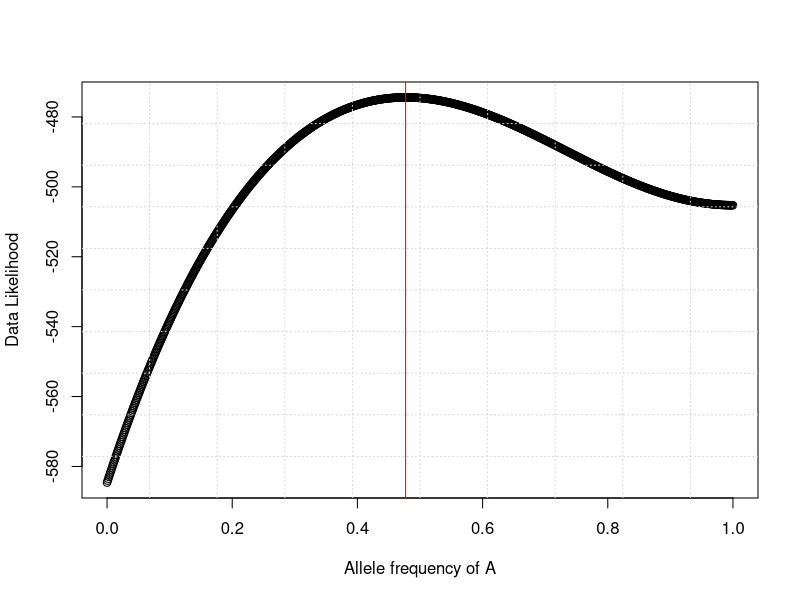
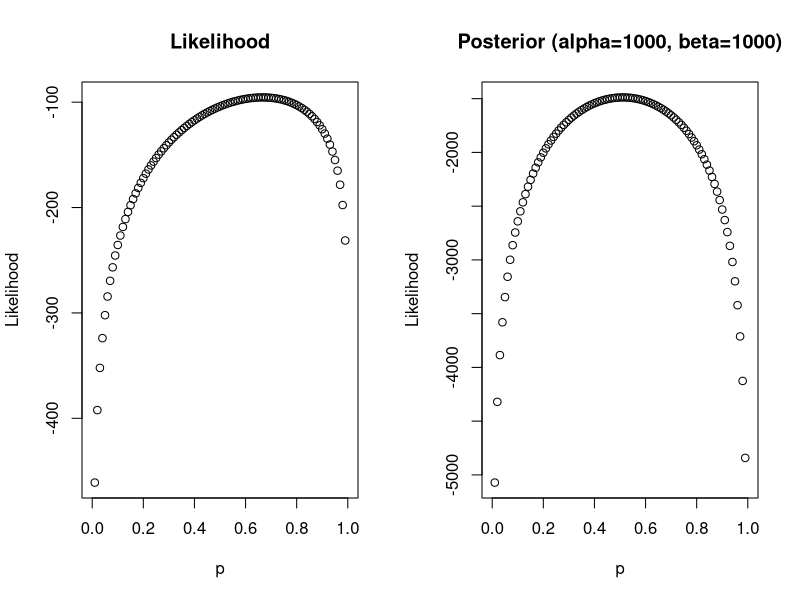
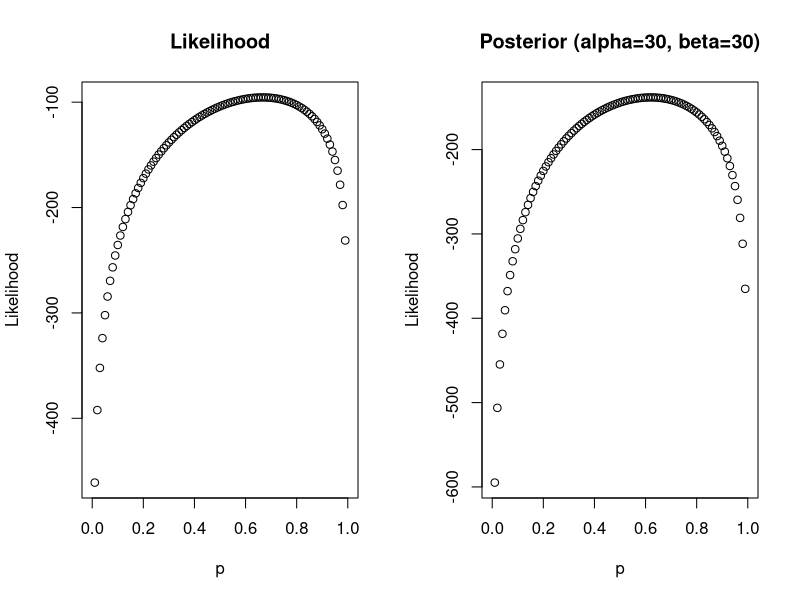

Write the R code that produced these figures, in order.
## ---- chunk 1
knitr::opts_chunk$set(echo = TRUE)
## ---- chunk 2
##Given p, calcualte the probability of getting Halitosis
H=function(x){
  hal=0.1*x^2 + 0.1*2*x*(1-x) + 0.4*(1-x)^2 
  return(hal)
}

##Given H, calcualte the log likelihood of getting the data. 
LD=function(x){
  LL=182*log(x)+818*log(1-x)
  return(LL)
}

##Now let's find p which maximize the LD. 
fp=seq(0,1,0.001)
fLD=LD(H(fp))
mle=fp[which.max(fLD)]
mle
plot(fLD~fp, xlab="Allele frequency of A", ylab="Data Likelihood")
grid(10,10)
abline(v=mle,col="red")
## ---- chunk 3
nh <- 100 #the number of heads
nt <- 50 #the number of tails
alpha <- 1000 #alpha and beta are hyperparameters
beta <- 1000
logLikelihood <- function(p, nh, nt){
  return(nh*log(p)+nt*log(1-p))
}

logPosterior <- function(p, nh, nt, alpha, beta){
  return((nh+alpha-1)*log(p)+(nt+beta-1)*log(1-p))
}
p=seq(0,1,0.01)
LL=logLikelihood(p,nh,nt)
LP=logPosterior(p,nh,nt,alpha,beta)
par(mfrow=c(1,2))
plot(LL~p, ylab="Likelihood",main="Likelihood")
plot(LP~p, ylab="Likelihood",main="Posterior (alpha=1000, beta=1000)")
LL.max=p[which.max(LL)]
LL.max
nh/(nh+nt)
LP.max=p[which.max(LP)]
LP.max
(nh+alpha-1)/(nh+nt+alpha+beta-1)
## ---- chunk 4
alpha=30
beta=30
LL=logLikelihood(p,nh,nt)
LP=logPosterior(p,nh,nt,alpha,beta)
par(mfrow=c(1,2))
plot(LL~p, ylab="Likelihood",main="Likelihood")
plot(LP~p, ylab="Likelihood",main="Posterior (alpha=30, beta=30)")
LL.max=p[which.max(LL)]
LL.max
nh/(nh+nt)
LP.max=p[which.max(LP)]
LP.max
(nh+alpha-1)/(nh+nt+alpha+beta-1)
